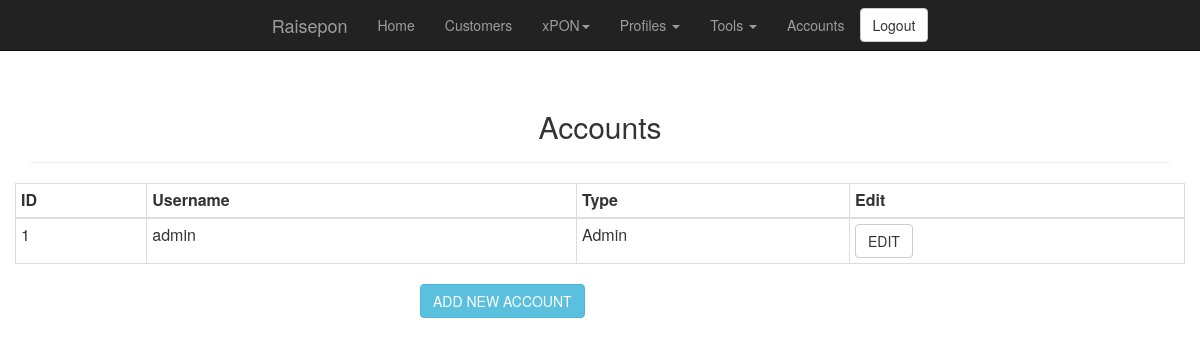
Before: /accounts.php (signed in) with the older database file.
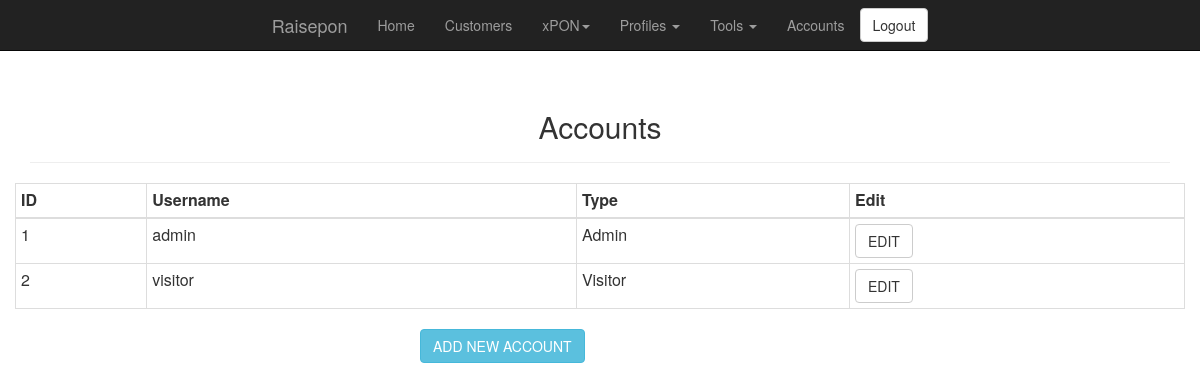
After: the same page with the newer database file.
### tables this page shows
CREATE TABLE `accounts` (
  `ID` int(11) NOT NULL AUTO_INCREMENT,
  `USERNAME` varchar(20) NOT NULL,
  `PASSWORD` char(40) NOT NULL,
  `TYPE` int(11) NOT NULL,
  PRIMARY KEY (`ID`),
  KEY `USERNAME` (`USERNAME`)
);

### classes/db_connect_class.php (called while the page is built, shortened)
<?php
class db_connect {
	private static $mysql_user = "raisepon";
	private static $mysql_pass = "r41sepon";
	private static $instance;
	private function __construct() {
		try {
			$this->db = new PDO('mysql:host=localhost;dbname=raisepon;charset=utf8', self::$mysql_user, self::$mysql_pass);
		} catch (PDOException $e) {
			echo 'Connection Failed: ' . $e->getMessage();
			exit;
		}
	}
	 public static function getInstance()
    {
        if (!isset(self::$instance))
        {
            self::$instance = new $object;
        }
        return self::$instance;
    }
}
?>

### classes/accounts_class.php (called while the page is built, shortened)
<?php
include ("db_connect_class.php");
class accounts {
	function build_table() {
		try {
			$conn = db_connect::getInstance();
			$result = $conn->db->query("SELECT ID, USERNAME, TYPE from ACCOUNTS");
		} catch (PDOException $e) {
			$error =  "Connection Failed:" . $e->getMessage() . "\n";
			return $error;
		}
		$rows = $result->fetchAll();
		return $rows;
	}
}
?>

### accounts.php (the view, shortened to what this page needs)
<?php
include ("header.php");
include ("classes/accounts_class.php");
include ("navigation.php");
$accounts_obj = new accounts();
?>
<div class="container">
	<div class="text-center">
		<div class="page-header">
			<h2>Accounts</h2>
		</div>
	</div>
	<div class=row>
        	<div class="text-center">
			<div class="table-responsive">
				<table class="table table-bordered table-condensed">
					<thead>
					  <tr>
						<th>ID</th>
						<th>Username</th>
						<th>Type</th>
						<th>Edit</th>
					  </tr>
					</thead>
					<tbody>
					<?php
					$rows = $accounts_obj->build_table();
					foreach ($rows as $row) {
						if ($row['TYPE'] == '9')
							$type = "Admin";
						if ($row['TYPE'] == '3')
							$type = "Visitor";
						print "<tr><td>" . $row['ID'] . "</td><td>" . $row['USERNAME'] . "</td><td>" . $type . "</td><td><button type=\"button\" class=\"btn btn-default\" onClick=\"getAccount('". $row['ID'] ."');\">EDIT</button></td></tr>";
					}
					?>
					</tbody>
				</table>
			</div>
		</div>
	</div>
</div>
<div class="container">
	<div class="row">
		<div class="col-md-4"></div>
			<div class="col-md-4">
				<button type="button" class="btn btn-info" onClick="getAccount();">ADD NEW ACCOUNT</button>
			</div>
		</div>
	<div class="col-md-4"></div>
</div>

Changed rows visible on the page:
added accounts: ID "2", USERNAME "visitor", TYPE "Visitor"
